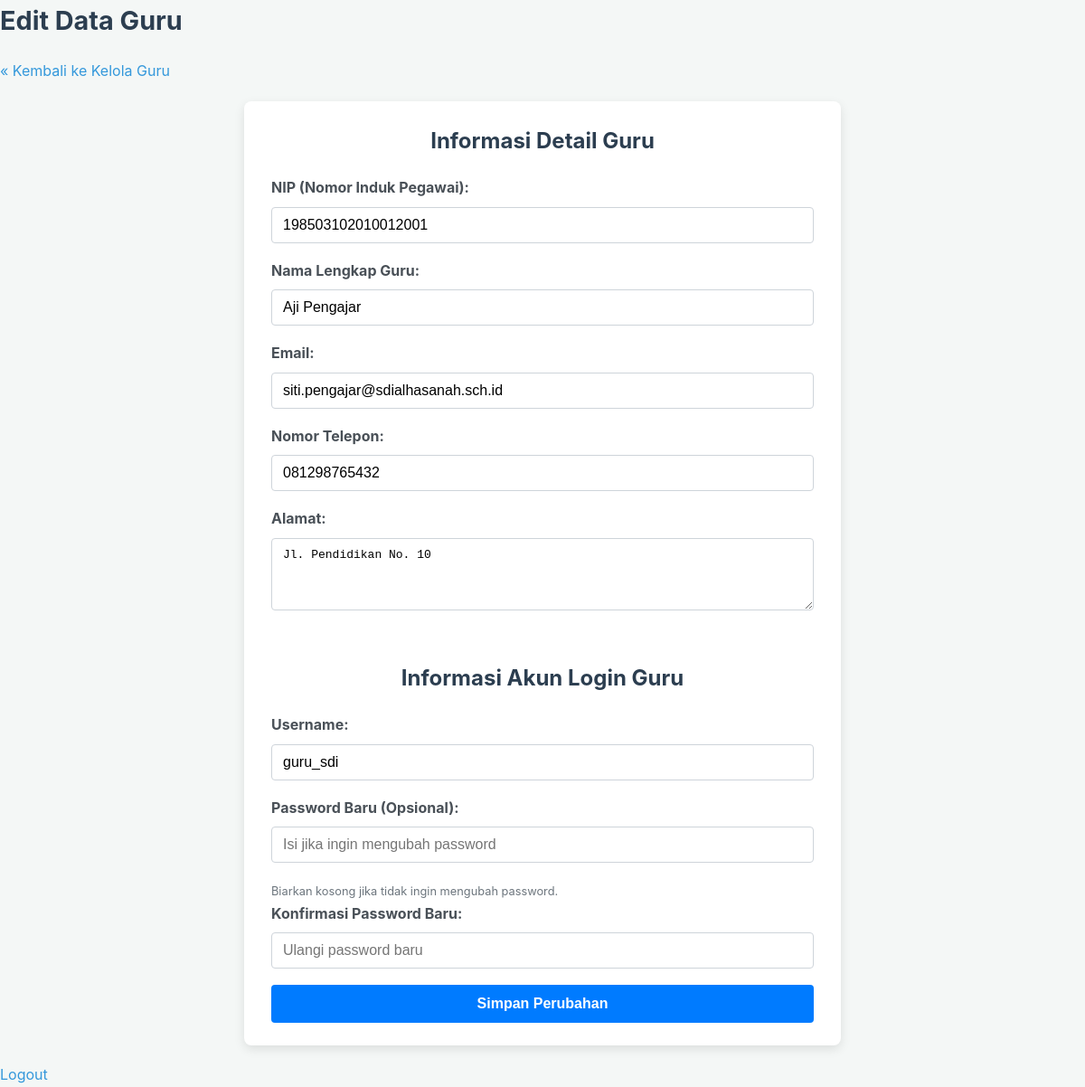
Page /public/admin/edit_guru.php?id=1 (signed in) on the committed database.
### tables this page shows
CREATE TABLE `guru` (
  `guru_id` int(11) NOT NULL,
  `user_id` int(11) NOT NULL,
  `nip` varchar(30) DEFAULT NULL,
  `nama_lengkap` varchar(100) NOT NULL,
  `email` varchar(100) DEFAULT NULL,
  `nomor_telepon` varchar(20) DEFAULT NULL,
  `alamat` text DEFAULT NULL,
  `created_at` timestamp NOT NULL DEFAULT current_timestamp(),
  `updated_at` timestamp NOT NULL DEFAULT current_timestamp() ON UPDATE current_timestamp()
);

CREATE TABLE `users` (
  `user_id` int(11) NOT NULL,
  `username` varchar(50) NOT NULL,
  `password_hash` varchar(255) NOT NULL,
  `role` enum('Admin','Guru') NOT NULL,
  `created_at` timestamp NOT NULL DEFAULT current_timestamp(),
  `updated_at` timestamp NOT NULL DEFAULT current_timestamp() ON UPDATE current_timestamp()
);

### public/admin/edit_guru.php (the view, shortened to what this page needs)
<?php
require_once '../../config/db_connect.php';
$nip = '';
$nama_lengkap = '';
$email = '';
$nomor_telepon = '';
$alamat = '';
$username = '';
if (isset($_GET['id']) && is_numeric($_GET['id'])) {
    $guru_id_to_edit = (int)$_GET['id'];
    $stmt = $conn->prepare("SELECT g.guru_id, g.user_id, g.nip, g.nama_lengkap, g.email, g.nomor_telepon, g.alamat, u.username
                            FROM Guru g
                            JOIN Users u ON g.user_id = u.user_id
                            WHERE g.guru_id = ?");
    if ($stmt) {
        $stmt->bind_param("i", $guru_id_to_edit);
        $stmt->execute();
        $result = $stmt->get_result();
        if ($result->num_rows === 1) {
            $guru = $result->fetch_assoc();
            $nip = htmlspecialchars($guru['nip'] ?? '');
            $nama_lengkap = htmlspecialchars($guru['nama_lengkap']);
            $email = htmlspecialchars($guru['email'] ?? '');
            $nomor_telepon = htmlspecialchars($guru['nomor_telepon'] ?? '');
            $alamat = htmlspecialchars($guru['alamat'] ?? '');
            $username = htmlspecialchars($guru['username']);
        } else {
            $_SESSION['message'] = "<div class='info-message error'>Data guru tidak ditemukan.</div>";
            header("Location: kelola_guru.php");
            exit();
        }
    } else {
        $_SESSION['message'] = "<div class='info-message error'>Gagal mempersiapkan query: " . htmlspecialchars($conn->error) . "</div>";
        header("Location: kelola_guru.php");
        exit();
    }
} else {
    $_SESSION['message'] = "<div class='info-message error'>ID Guru tidak valid atau tidak disediakan.</div>";
    header("Location: kelola_guru.php");
    exit();
}
?>
<!DOCTYPE html>
<html lang="id">
<head>
    <link rel="stylesheet" href="../css/style.css">
    </head>
<body>
    <div class="dashboard-container">
        <div class="dashboard-header">
            <h1>Edit Data Guru</h1>
            <p><a href="kelola_guru.php" class="admin-link">&laquo; Kembali ke Kelola Guru</a></p>
        </div>
        <div class="form-container" style="max-width: 600px; margin-left:auto; margin-right:auto;">
            <form action="proses_edit_guru.php" method="POST">
                <h2>Informasi Detail Guru</h2>
                <div>
                    <label for="nip">NIP (Nomor Induk Pegawai):</label>
                    <input type="text" id="nip" name="nip" value="<?php echo $nip; ?>" placeholder="Opsional">
                </div>
                <div>
                    <label for="nama_lengkap">Nama Lengkap Guru:</label>
                    <input type="text" id="nama_lengkap" name="nama_lengkap" value="<?php echo $nama_lengkap; ?>" required>
                </div>
                <div>
                    <label for="email">Email:</label>
                    <input type="email" id="email" name="email" value="<?php echo $email; ?>" placeholder="Opsional, contoh: guru@sekolah.com">
                </div>
                <div>
                    <label for="nomor_telepon">Nomor Telepon:</label>
                    <input type="text" id="nomor_telepon" name="nomor_telepon" value="<?php echo $nomor_telepon; ?>" placeholder="Opsional, contoh: 08123456789">
                </div>
                <div>
                    <label for="alamat">Alamat:</label>
                    <textarea id="alamat" name="alamat" placeholder="Opsional"><?php echo $alamat; ?></textarea>
                </div>
                <h2 style="margin-top: 30px;">Informasi Akun Login Guru</h2>
                <div>
                    <label for="username">Username:</label>
                    <input type="text" id="username" name="username" value="<?php echo $username; ?>" required placeholder="Untuk login guru">
                </div>
                <div>
                    <label for="password_baru">Password Baru (Opsional):</label>
                    <input type="password" id="password_baru" name="password_baru" placeholder="Isi jika ingin mengubah password">
                    <small>Biarkan kosong jika tidak ingin mengubah password.</small>
                </div>
                <div>
                    <label for="konfirmasi_password_baru">Konfirmasi Password Baru:</label>
                    <input type="password" id="konfirmasi_password_baru" name="konfirmasi_password_baru" placeholder="Ulangi password baru">
                </div>
                <div>
                    <button type="submit" name="submit_edit_guru">Simpan Perubahan</button>
                </div>
            </form>
        </div>
        <a href="../logout.php" class="logout-link" style="margin-top: 40px;">Logout</a>
    </div>
</body>
</html>

### public/css/style.css (style rules this page uses)
html, body { height: 100%; margin: 0; padding: 0; font-family: -apple-system, BlinkMacSystemFont, "Segoe UI", Roboto, "Helvetica Neue", Arial, sans-serif; background-color: #f4f7f6; color: #333; line-height: 1.6; }
.login-container, .form-container { background-color: #fff; padding: 25px 30px; border-radius: 8px; box-shadow: 0 4px 12px rgba(0, 0, 0, 0.1); width: 100%; max-width: 400px; margin: 20px; }
h1, h2, h3, h4 { color: #2c3e50; margin-top: 0; margin-bottom: 20px; }
h1 { font-size: 1.8em; }
h2 { font-size: 1.5em; text-align: center; }
p { margin-bottom: 15px; }
a { color: #3498db; text-decoration: none; transition: color 0.2s ease; }
label { display: block; margin-bottom: 8px; font-weight: bold; color: #495057; }
input[type="text"], input[type="password"], input[type="date"], input[type="email"], input[type="file"], select, textarea { width: 100%; padding: 10px 12px; margin-bottom: 18px; border: 1px solid #ced4da; border-radius: 4px; box-sizing: border-box; font-size: 1em; transition: border-color 0.2s ease, box-shadow 0.2s ease; }
textarea { min-height: 80px; resize: vertical; }
small { font-size: 0.8em; color: #6c757d; }
button, input[type="submit"] { width: 100%; padding: 12px 15px; background-color: #007bff; color: white; border: none; border-radius: 4px; cursor: pointer; font-size: 1em; font-weight: bold; transition: background-color 0.3s ease; }

### rows in the picture
guru: nip "198503102010012001", nama_lengkap "Aji Pengajar", email "siti.pengajar@sdialhasanah.sch.id", nomor_telepon "081298765432", alamat "Jl. Pendidikan No. 10", username "guru_sdi"
